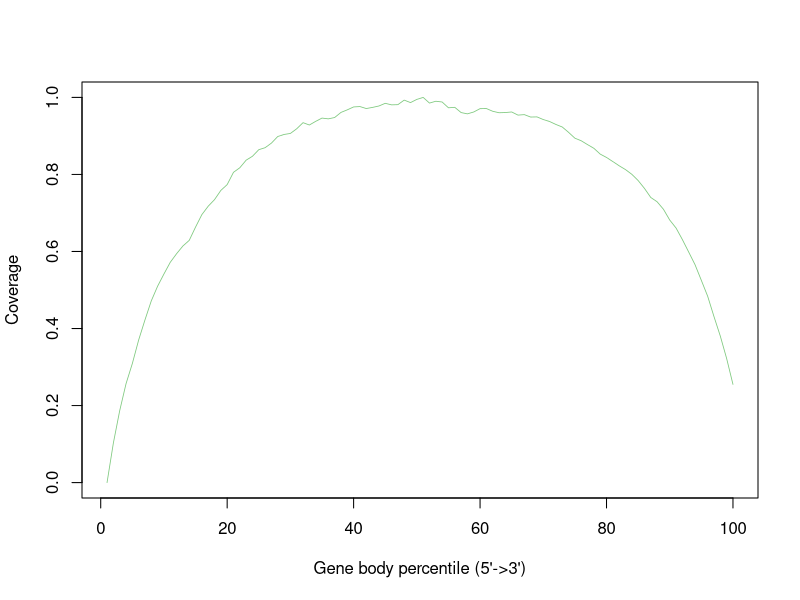

This chart was generated by the following R code:
MI_6Hr_SRR12108303.gencode.Aligned.sortedByCoord.out <- c(0.0,0.10251243324505512,0.1865471851482812,0.2563896828102193,0.30900131980316575,0.3701475382611812,0.4223955738521646,0.471810839866796,0.509911634370821,0.5415873473704451,0.5719327687023101,0.5942317609320782,0.6142717920479674,0.6288512468206728,0.6633483668528376,0.695773133702179,0.7175219165989284,0.7346369667252275,0.7585271521095,0.7736773561982676,0.8055637132793175,0.8173597818391588,0.8370567515361286,0.8471816521138702,0.8642700439643042,0.8694330090638138,0.8813418290199369,0.8984822263593536,0.9038256810970973,0.906446495529276,0.9185864995498685,0.934445114543182,0.9283469246838154,0.9378329006826267,0.946332083453514,0.9443340238263803,0.9477711933293127,0.9610321559989861,0.967728190471196,0.9752681123318562,0.9762273732420834,0.9710923774811863,0.9740802894826547,0.9777088741467167,0.9846483292690388,0.9806985342318484,0.9811810053229147,0.9929560968787966,0.9865480591901128,0.9948658782809345,1.0,0.9852811355551476,0.9900293678055432,0.9880968613157826,0.9730410537448322,0.9742743267692792,0.9606467035512319,0.9573004343987903,0.9621745286729423,0.9708131211159766,0.9710788298327958,0.9639999650383267,0.9602026903007578,0.9607135677513525,0.962192446530491,0.9540411324085971,0.9552888271232661,0.9490005331655174,0.9494200732447055,0.9425015951263428,0.9373923835994791,0.9297427694889477,0.9231865817098006,0.9092757689383014,0.8940897291344364,0.8874277822936606,0.8774239365096014,0.8678719703525011,0.8528397619110051,0.8441211946403755,0.8333783464876628,0.8224973997255509,0.8126093644841842,0.8003955039288181,0.7841951385793324,0.7637718401202681,0.7402059242555349,0.7290780606759839,0.7097180341051122,0.681585686690965,0.6608582216744894,0.630870283451766,0.5984389612886872,0.5657445525342842,0.5249670049208555,0.48375986574717467,0.4308270183810997,0.38029210478013475,0.32214297576282,0.2549357142232827)


pdf("/athena/angsd/scratch/pes4008/project/QC/rseqc/MI_6Hr_SRR12108303.geneBodyCoverage.curves.pdf")
x=1:100
icolor = colorRampPalette(c("#7fc97f","#beaed4","#fdc086","#ffff99","#386cb0","#f0027f"))(1)
plot(x,MI_6Hr_SRR12108303.gencode.Aligned.sortedByCoord.out,type='l',xlab="Gene body percentile (5'->3')", ylab="Coverage",lwd=0.8,col=icolor[1])
dev.off()
